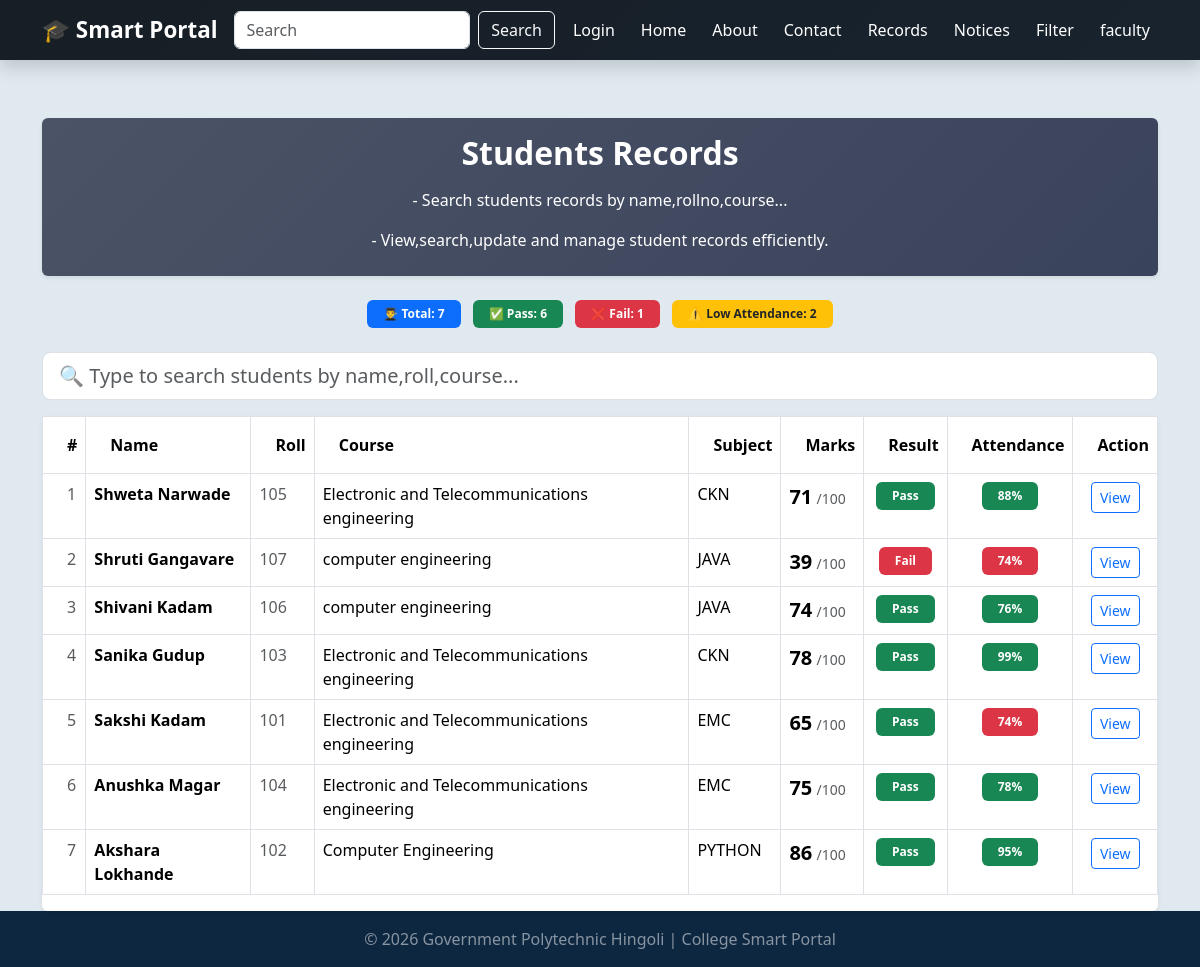
Before: /records with the older database file.
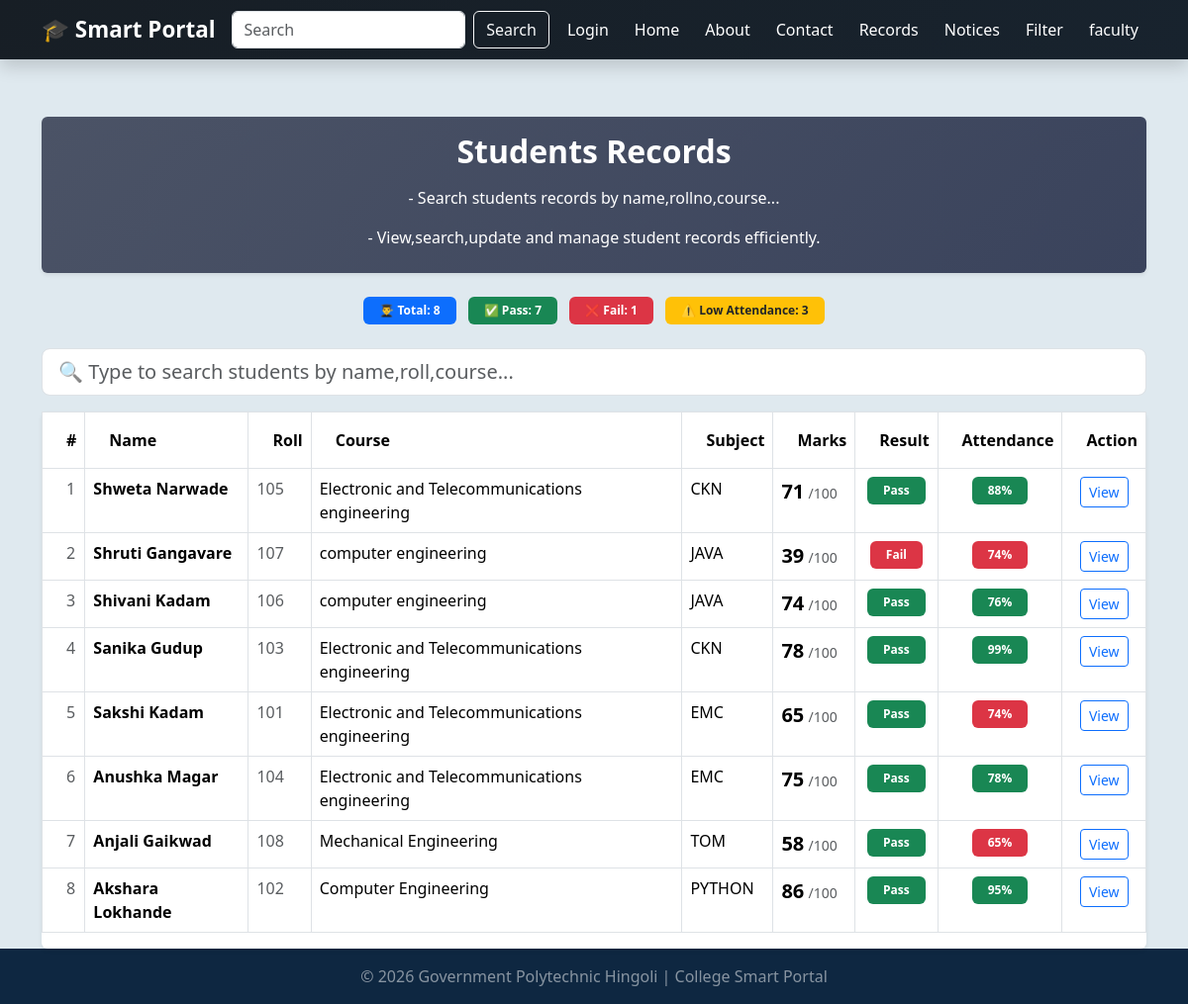
After: the same page with the newer database file.
### tables this page shows
CREATE TABLE students(
                id INTEGER PRIMARY KEY AUTOINCREMENT,
                 name TEXT NOT NULL,
                 roll INTEGER NOT NULL,
                 course TEXT NOT NULL,
                 subject TEXT NOT NULL,
                 marks INTEGER NOT NULL,
                 attendance INTEGER DEFAULT 0
                 );

### app2.py (the view)
@app.route("/records")
def records():
    conn=get_db()
    students=conn.execute('SELECT * FROM students ORDER BY NAME DESC').fetchall()
    conn.close()
    return render_template("records.html",students=students)

### database.py (called while the page is built)
def get_db():
   conn=sqlite3.connect(DB_PATH)
   conn.row_factory= sqlite3.Row
   return conn

### templates/records.html (shortened to what the changed rows need)
{% extends "base.html" %}
{% block content %}
<div class="card mb-4 shadow-sm p-3"style="background:linear-gradient(135deg, #4b5366, #3a435c);">
<h2 class="fw-bold mb-3 text-white text-center">Students Records</h2>
</div>
    {% set pass_students = students|selectattr('marks','ge',40)|list %}
    {% set fail_students = students|selectattr('marks','lt',40)|list %}
    {% set low_attendance = students|selectattr('attendance','lt',75)|list %}
<div class="row mb-4">
    <div class="col text-center">
        <span class="badge bg-primary px-3 py-2 me-2">
            👨‍🎓 Total: {{ students|length }}
        </span>
        <span class="badge bg-success px-3 py-2 me-2">
            ✅ Pass: {{ pass_students|length }}
        </span>
        <span class="badge bg-danger px-3 py-2 me-2">
            ❌ Fail: {{ fail_students|length }}
        </span>
        <span class="badge bg-warning text-dark px-3 py-2">
            ⚠️ Low Attendance: {{ low_attendance|length }}
        </span>
    </div>
</div>
<div class="card shadow-sm">
    <div class="card-body p-0">
        {% if students|length == 0 %}
        <div class="text-center p-5">
            <h5 class="text-muted">No student records found.</h5>
            <a href="{{ url_for('add_student') }}" class="btn btn-primary mt-2">Add Student</a>
        </div>
        {% else %}
        <div class="table-responsive">
                <table class="table table-bordered table-hover">
                <thead style="background-color: #0b1f39; color:white;">
                    <tr>
                        <th class="py-3 ps-4">#</th>
                        <th class="py-3 ps-4">Name</th>
                        <th class="py-3 ps-4">Roll</th>
                        <th class="py-3 ps-4">Course</th>
                        <th class="py-3 ps-4">Subject</th>
                        <th class="py-3 ps-4">Marks</th>
                        <th class="py-3 ps-4">Result</th>
                        <th class="py-3 ps-4 text-center">Attendance</th>
                        <th class="py-3 ps-4 text-center">Action</th>
                    </tr>
                </thead>
                <tbody id="tableBody">
                    {% for student in students %}
                    <tr data-name="{{ student.name | lower}}"
                    data-roll="{{ student.roll | lower}}"
                    data-course="{{ student.course | lower}}">
                        <td class="ps-4 text-muted">{{ loop.index }}</td>
                        <td>
                            <div class="d-flex align-items-center">
                                <span class="fw-bold">{{ student.name }}</span>
                            </div>
                        </td>
                        <td class="text-muted">{{ student.roll }}</td>
                        <td>{{ student.course }}</td>
                        <td>{{ student.subject }}</td>
                        <td>
                            <span class="fw-bold fs-5">{{ student.marks }}</span>
                            <span class="text-muted small">/100</span>
                        </td>
                        <td class="text-center">
                            {% if student.marks >= 40 %}
                                <span class="badge bg-success px-3 py-2">Pass</span>
                            {% else %}
                                <span class="badge bg-danger px-3 py-2">Fail</span>
                            {% endif %}
                        </td>
                        <td class="text-center">
                            {% if student.attendance >= 75 %}
                                <span class="badge bg-success px-3 py-2">
                                    {{ student.attendance }}%
                                </span>
                            {% else %}
                                <span class="badge bg-danger px-3 py-2">
                                    {{ student.attendance }}%
                                </span>
                            {% endif %}
                        </td>
                        <td class="text-center">
                            <a href="{{ url_for('student_detail', id=student.id) }}" class="btn btn-sm btn-outline-primary">View</a>
                        </td>
                    </tr>
                    {% endfor %}
                </tbody>
            </table>
        </div>
        {% endif %}
    </div>
</div>
{% endblock %}

Changed rows visible on the page:
added students: name "Anjali Gaikwad", roll "108", course "Mechanical Engineering", subject "TOM", marks "58", shows "Pass", attendance "65"
Other visible differences:
{{ students|length }}: "7" → "8"
{{ pass_students|length }}: "6" → "7"
{{ low_attendance|length }}: "2" → "3"
